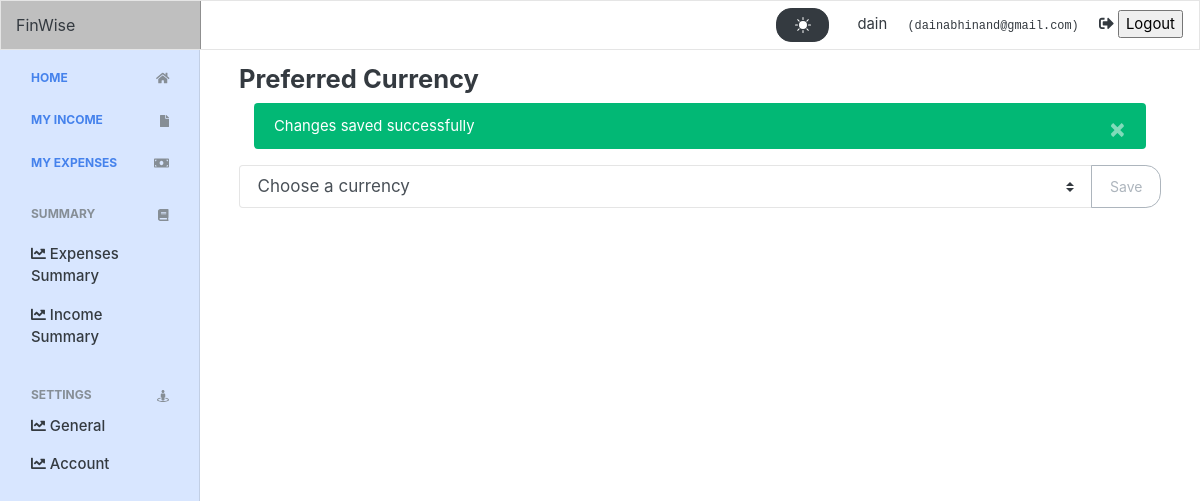
The app's page /settings/general (signed in), older data.
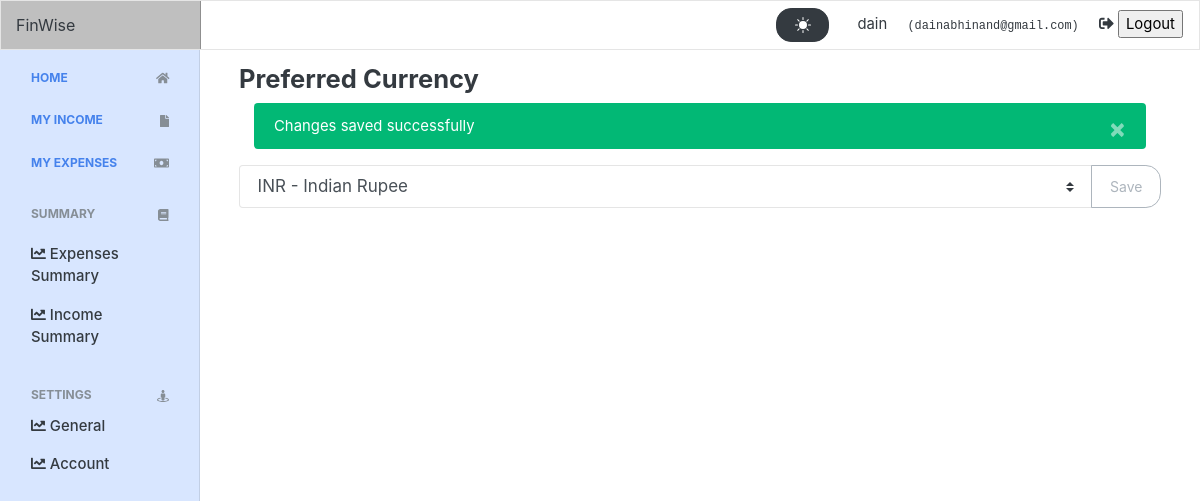
The same page, newer data.
### settings/models.py (models this page shows, shortened)
class Setting(models.Model):
    user = models.OneToOneField(User, on_delete=models.CASCADE)
    currency = models.TextField(max_length=500, blank=True)

### settings/views.py (the view)
# urls.py: path('general', index, name="general-settings"),
def index(request):
    data = []
    file = os.path.dirname(os.path.dirname(os.path.abspath(__file__)))
    file_path = os.path.join(settings.BASE_DIR, 'currencies.json')
    with open(file_path, 'r') as json_file:
        data = json.load(json_file)
        arr = []
        for key, value in data.items():
            arr.append({'name': key, 'value': value})
    user_obj, created = Setting.objects.get_or_create(user=request.user)
    if request.method == "POST":
        currency = request.POST['currency']
        if not request.POST['currency']:
            messages.error(request, 'ERROR')
            return render(request, 'settings/index.html', context={'currencies': arr, 'settings': user_obj})
        Setting.objects.filter(user=request.user).update(currency=currency)
    messages.success(request, 'Changes saved successfully')
    return render(request, 'settings/index.html', context={'currencies': arr, 'settings': user_obj})

### templates/settings/index.html (shortened to what this page needs)
{% extends 'base.html' %}
{% block content %}
<div class="container mt-3">
<h4>Preferred Currency</h4>
{% include 'partials/_alerts.html' %}
<form action="{% url 'general-settings'%}" method="post">
<div class="input-group">
  <select name="currency" class="custom-select" id="inputGroupSelect04" aria-label="Example select with button addon">
  {% if settings.currency %}<option selected>{{settings.currency}}</option>
  {% else %}<option selected>Choose a currency</option>{% endif %}
  </select>
  <div class="input-group-append">
    <input type="submit" class="btn btn-outline-secondary" value="Save">
  </div>
</div>
</form>
</div>
</div>
{% endblock content %}

### templates/base.html (shortened to what this page needs)
 {% load static %}
<html lang="en">
  <head>
  <link rel="stylesheet" href="{% static 'css/bootstrap.css' %} " />
  <link rel="stylesheet" href="{% static 'css/style.css' %} " />
  <link rel="stylesheet" href="{% static 'css/dashboard.css' %} " />
    <link rel="stylesheet" href="https://cdnjs.cloudflare.com/ajax/libs/font-awesome/5.12.1/css/all.min.css">
  </head>
  <body>
  {% include 'partials/_sidebar.html' %}
        <main role="main" class="col-md-9 ml-sm-auto col-lg-10 px-4">
          {%block content %} {% endblock %}
      </div>
  </body>
</html>

### templates/partials/_sidebar.html (shortened to what this page needs)
<nav class="navbar navbar-light fixed-top bg-light flex-md-nowrap p-0">
    <a class="navbar-brand col-sm-3 col-md-2 mr-0" href="#">FinWise</a>
    <ul class="navbar-nav px-3">
        <li class="nav-item text-nowrap">
            <a>
                <button id="darkModeToggle" class="btn btn-dark mr-4">
                </button>
                <span class="pr-3">{{ request.user.username }}</span>
                <small class="pr-3 text-sm text-monospace">({{ request.user.email }})</small>
            </a>
            <a>
                <form action="{% url 'logout' %}" method="POST" style="display:inline">
                    <i class="fas icon fa-sign-out-alt"></i>
                    <input type="submit" class="" value='Logout' href="{% url 'login' %}">
                </form>
            </a>
        </li>
    </ul>
</nav>
<div class="container-fluid">
    <div class="row">
        <nav class="col-md-2 d-none d-md-block sidebar bg-light rounded mt-4" style="background-color: #d8e6ff !important; padding: 15px;">
            <div class="sidebar-sticky">
                <ul class="nav flex-column">
                    <h6 class="sidebar-heading d-flex justify-content-between align-items-center px-3 mt-4 mb-1 text-muted">
                        <a href="{% url 'homepage' %}">Home</a>
                        <a class="d-flex align-items-center text-muted" href="{% url 'homepage' %}">
                            <i class="fa fa-home"></i>
                        </a>
                    </h6>
                    <li class="nav-item">
                        <h6 class="sidebar-heading d-flex justify-content-between align-items-center px-3 mt-4 mb-1 text-muted">
                            <a href="{% url 'income' %}">My income</a>
                            <a href="" class="d-flex align-items-center text-muted">
                                <i class="fa fa-file"></i>
                            </a>
                        </h6>
                    </li>
                    <li class="nav-item">
                        <h6 class="sidebar-heading d-flex justify-content-between align-items-center px-3 mt-4 mb-1 text-muted">
                            <a href="{% url 'expenses' %}">My Expenses</a>
                            <a href="" class="d-flex align-items-center text-muted">
                                <i class="fa fa-money-bill"></i>
                            </a>
                        </h6>
                    </li>
                    <h6 class="sidebar-heading d-flex justify-content-between align-items-center px-3 mt-4 mb-1 text-muted">
                        <span>Summary</span>
                        <a class="d-flex align-items-center text-muted" href="#">
                            <i class="fa fa-book"></i>
                        </a>
                    </h6>
                    <ul class="nav flex-column mb-2">
                        <li class="nav-item">
                            <a class="nav-link text-dark" href="{% url 'expenses-summary' %}">
                                <i class="fa fa-chart-line"></i> Expenses Summary
                            </a>
                        </li>
                        <li class="nav-item">
                            <a class="nav-link text-dark" href="{% url 'income-summary' %}">
                                <i class="fa fa-chart-line"></i> Income Summary
                            </a>
                        </li>
                    </ul>
                    <h6 class="sidebar-heading d-flex justify-content-between align-items-center px-3 mt-4 mb-1 text-muted">
                        <span>Settings</span>
                        <a class="d-flex align-items-center text-muted" href="#">
                            <i class="fa fa-street-view"></i>
                        </a>
                    </h6>
                    <ul class="nav flex-column mb-2">
                        <li class="nav-item">
                            <a class="nav-link text-dark" href="{% url 'general-settings' %}">
                                <i class="fa fa-chart-line"></i> General
                            </a>
                        </li>
                        <li class="nav-item">
                            <a class="nav-link text-dark" href="{% url 'general-settings' %}">
                                <i class="fa fa-chart-line"></i> Account
                            </a>
                        </li>
                    </ul>
                </ul>
            </div>
        </nav>

### templates/partials/_alerts.html (shortened to what this page needs)
{% if messages %} {% for message in messages %}
<div id="messages" class="container messages sm">
  <div
    class="alert alert-sm  small alert-{{ message.tags }} alert-dismissible fade show"
    role="alert">
    {{ message }}
    <button type="button" class="close" data-dismiss="alert" aria-label="Close">
      <span aria-hidden="true">&times;</span>
    </button>
  </div>
</div>
{% endfor %} {% endif %}

### finwise/static/css/dashboard.css (style rules this page uses)
body { font-size: 0.875rem; }
.sidebar { position: fixed; top: 0; bottom: 0; left: 0; z-index: 100; padding: 48px 0 0; box-shadow: inset -1px 0 0 rgba(0, 0, 0, 0.1); }
.sidebar-sticky { position: relative; top: 0; height: calc(100vh - 48px); padding-top: 0.5rem; overflow-x: hidden; overflow-y: auto; }
.sidebar .nav-link { font-weight: 500; }
.sidebar-heading { font-size: 0.75rem; text-transform: uppercase; }
[role="main"] { padding-top: 48px; }
.navbar-brand { padding-top: 0.75rem; padding-bottom: 0.75rem; font-size: 1rem; background-color: rgba(0, 0, 0, 0.25); box-shadow: inset -1px 0 0 rgba(0, 0, 0, 0.25); }

### templates/base.html (style rules this page uses)
body { transition: background-color 0.5s ease; }

Row changes from the older to the newer data that the page shows:
changed Setting: currency "Choose a currency" → "INR - Indian Rupee"
